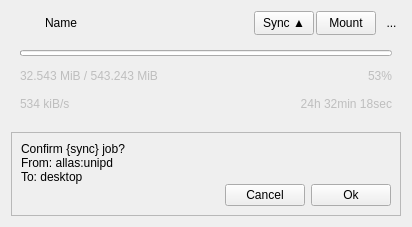
<?xml version="1.0" encoding="UTF-8"?>
<ui version="4.0">
 <class>JobWidget</class>
 <widget class="QWidget" name="JobWidget">
  <property name="geometry">
   <rect>
    <x>0</x>
    <y>0</y>
    <width>412</width>
    <height>227</height>
   </rect>
  </property>
  <property name="sizePolicy">
   <sizepolicy hsizetype="Minimum" vsizetype="Preferred">
    <horstretch>1</horstretch>
    <verstretch>0</verstretch>
   </sizepolicy>
  </property>
  <property name="windowTitle">
   <string>Form</string>
  </property>
  <layout class="QVBoxLayout" name="verticalLayout_2">
   <property name="spacing">
    <number>6</number>
   </property>
   <item>
    <layout class="QHBoxLayout" name="mainLayout">
     <property name="spacing">
      <number>2</number>
     </property>
     <item>
      <widget class="QLabel" name="jobIcon">
       <property name="sizePolicy">
        <sizepolicy hsizetype="Fixed" vsizetype="Fixed">
         <horstretch>0</horstretch>
         <verstretch>0</verstretch>
        </sizepolicy>
       </property>
       <property name="minimumSize">
        <size>
         <width>24</width>
         <height>24</height>
        </size>
       </property>
       <property name="maximumSize">
        <size>
         <width>24</width>
         <height>24</height>
        </size>
       </property>
       <property name="cursor">
        <cursorShape>SizeVerCursor</cursorShape>
       </property>
       <property name="text">
        <string/>
       </property>
       <property name="pixmap">
        <pixmap>:/resources/icons/mount_Running.svg</pixmap>
       </property>
       <property name="scaledContents">
        <bool>true</bool>
       </property>
       <property name="margin">
        <number>0</number>
       </property>
      </widget>
     </item>
     <item>
      <spacer name="horizontalSpacer">
       <property name="orientation">
        <enum>Qt::Orientation::Horizontal</enum>
       </property>
       <property name="sizeType">
        <enum>QSizePolicy::Policy::Fixed</enum>
       </property>
       <property name="sizeHint" stdset="0">
        <size>
         <width>8</width>
         <height>20</height>
        </size>
       </property>
      </spacer>
     </item>
     <item>
      <widget class="QLabel" name="name">
       <property name="sizePolicy">
        <sizepolicy hsizetype="Preferred" vsizetype="Preferred">
         <horstretch>0</horstretch>
         <verstretch>0</verstretch>
        </sizepolicy>
       </property>
       <property name="text">
        <string>Name</string>
       </property>
       <property name="scaledContents">
        <bool>true</bool>
       </property>
      </widget>
     </item>
     <item>
      <widget class="QPushButton" name="button1">
       <property name="sizePolicy">
        <sizepolicy hsizetype="Fixed" vsizetype="Fixed">
         <horstretch>0</horstretch>
         <verstretch>0</verstretch>
        </sizepolicy>
       </property>
       <property name="minimumSize">
        <size>
         <width>60</width>
         <height>24</height>
        </size>
       </property>
       <property name="maximumSize">
        <size>
         <width>60</width>
         <height>24</height>
        </size>
       </property>
       <property name="text">
        <string>Sync ▲</string>
       </property>
      </widget>
     </item>
     <item>
      <widget class="QPushButton" name="button2">
       <property name="sizePolicy">
        <sizepolicy hsizetype="Fixed" vsizetype="Fixed">
         <horstretch>0</horstretch>
         <verstretch>0</verstretch>
        </sizepolicy>
       </property>
       <property name="minimumSize">
        <size>
         <width>60</width>
         <height>24</height>
        </size>
       </property>
       <property name="maximumSize">
        <size>
         <width>60</width>
         <height>24</height>
        </size>
       </property>
       <property name="text">
        <string>Mount</string>
       </property>
      </widget>
     </item>
     <item>
      <spacer name="horizontalSpacer_2">
       <property name="orientation">
        <enum>Qt::Orientation::Horizontal</enum>
       </property>
       <property name="sizeType">
        <enum>QSizePolicy::Policy::Fixed</enum>
       </property>
       <property name="sizeHint" stdset="0">
        <size>
         <width>4</width>
         <height>20</height>
        </size>
       </property>
      </spacer>
     </item>
     <item>
      <widget class="QToolButton" name="statusIcon">
       <property name="cursor">
        <cursorShape>PointingHandCursor</cursorShape>
       </property>
       <property name="toolTip">
        <string>Open log file</string>
       </property>
       <property name="styleSheet">
        <string notr="true">QToolButton { border: none; padding: 0px; background: transparent; }</string>
       </property>
       <property name="text">
        <string>...</string>
       </property>
      </widget>
     </item>
    </layout>
   </item>
   <item>
    <widget class="QFrame" name="progressFrame">
     <property name="frameShape">
      <enum>QFrame::Shape::NoFrame</enum>
     </property>
     <property name="frameShadow">
      <enum>QFrame::Shadow::Plain</enum>
     </property>
     <layout class="QVBoxLayout" name="verticalLayout_3">
      <item>
       <widget class="QProgressBar" name="progress">
        <property name="maximumSize">
         <size>
          <width>16777215</width>
          <height>6</height>
         </size>
        </property>
        <property name="minimum">
         <number>0</number>
        </property>
        <property name="value">
         <number>0</number>
        </property>
        <property name="textVisible">
         <bool>false</bool>
        </property>
        <property name="invertedAppearance">
         <bool>false</bool>
        </property>
       </widget>
      </item>
      <item>
       <layout class="QGridLayout" name="gridLayout">
        <property name="horizontalSpacing">
         <number>8</number>
        </property>
        <property name="verticalSpacing">
         <number>0</number>
        </property>
        <item row="0" column="0">
         <widget class="QLabel" name="bytes">
          <property name="enabled">
           <bool>false</bool>
          </property>
          <property name="text">
           <string>32.543 MiB / 543.243 MiB</string>
          </property>
         </widget>
        </item>
        <item row="1" column="0">
         <widget class="QLabel" name="speed">
          <property name="enabled">
           <bool>false</bool>
          </property>
          <property name="text">
           <string>534 kiB/s</string>
          </property>
         </widget>
        </item>
        <item row="0" column="1">
         <widget class="QLabel" name="percent">
          <property name="enabled">
           <bool>false</bool>
          </property>
          <property name="text">
           <string>53%</string>
          </property>
          <property name="alignment">
           <set>Qt::AlignmentFlag::AlignRight|Qt::AlignmentFlag::AlignTrailing|Qt::AlignmentFlag::AlignVCenter</set>
          </property>
         </widget>
        </item>
        <item row="1" column="1">
         <widget class="QLabel" name="eta">
          <property name="enabled">
           <bool>false</bool>
          </property>
          <property name="text">
           <string>24h 32min 18sec</string>
          </property>
          <property name="alignment">
           <set>Qt::AlignmentFlag::AlignRight|Qt::AlignmentFlag::AlignTrailing|Qt::AlignmentFlag::AlignVCenter</set>
          </property>
         </widget>
        </item>
       </layout>
      </item>
     </layout>
    </widget>
   </item>
   <item>
    <widget class="QFrame" name="confirmFrame">
     <property name="frameShape">
      <enum>QFrame::Shape::StyledPanel</enum>
     </property>
     <property name="frameShadow">
      <enum>QFrame::Shadow::Raised</enum>
     </property>
     <layout class="QVBoxLayout" name="verticalLayout">
      <property name="spacing">
       <number>0</number>
      </property>
      <item>
       <widget class="QLabel" name="confirmLabel">
        <property name="sizePolicy">
         <sizepolicy hsizetype="Ignored" vsizetype="Preferred">
          <horstretch>0</horstretch>
          <verstretch>0</verstretch>
         </sizepolicy>
        </property>
        <property name="frameShape">
         <enum>QFrame::Shape::NoFrame</enum>
        </property>
        <property name="text">
         <string>&lt;html&gt;&lt;head/&gt;&lt;body&gt;&lt;p&gt;Confirm {sync} job?&lt;br/&gt;From: allas:unipd&lt;br/&gt;To: desktop&lt;/p&gt;&lt;/body&gt;&lt;/html&gt;</string>
        </property>
        <property name="wordWrap">
         <bool>true</bool>
        </property>
        <property name="indent">
         <number>0</number>
        </property>
       </widget>
      </item>
      <item>
       <layout class="QHBoxLayout" name="horizontalLayout">
        <property name="spacing">
         <number>6</number>
        </property>
        <item>
         <spacer name="horizontalSpacer_3">
          <property name="orientation">
           <enum>Qt::Orientation::Horizontal</enum>
          </property>
          <property name="sizeHint" stdset="0">
           <size>
            <width>40</width>
            <height>0</height>
           </size>
          </property>
         </spacer>
        </item>
        <item>
         <widget class="QPushButton" name="cancel">
          <property name="text">
           <string>Cancel</string>
          </property>
         </widget>
        </item>
        <item>
         <widget class="QPushButton" name="confirm">
          <property name="text">
           <string>Ok</string>
          </property>
         </widget>
        </item>
       </layout>
      </item>
     </layout>
    </widget>
   </item>
  </layout>
 </widget>
 <resources/>
 <connections/>
</ui>
